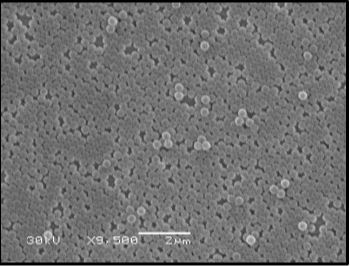
#> input picture 2.JPG, 350 x 266 px, found by its file name
$ python test_dot.py
#> lines starting #> are read from the running program, lines starting #| are printed output that depends on the picture
### finalCode/depthMapping/dot_detection_gauss.py
import numpy as np
import time
import matplotlib.pyplot as plt
from itertools import islice
import matplotlib.image as mpimg
from numpy import pi, exp, sqrt
from FT_functions import*

def gauss_2d( k ):
#> called with k = 3
    probs = []
    s = 1
    k = k // 2
    # (1/sqrt(2pi*s*s))*exp(-(z)^2/2s*s)  for u=0
    # z = -1 , 0 , 1 for k = 1
    for z in range(-k, k+1):
        probs.append(exp(-z*z/(2*s*s))/sqrt(2*pi*s*s))
    kernel = np.outer(probs, probs)

    return kernel


gaussian = gauss_2d(3)
img = read_image("2.JPG")
image_mean_1= img[:,:,0:3].mean(axis=2)
corr = crr_2d(gaussian, image_mean_1)
best = find_best_match( corr)
max = []
threshold = 0.001
dots = np.zeros( (corr.shape[0], corr.shape[1] ) )   # gives a matrix of n x m with all zeros in it
for i in range( corr.shape[0] ):
    for j in range(corr.shape[1]):
            if corr[i ,j] >= threshold:
                max.append((i,j))  # [(1,2), (1,3), (2,4)...]
                dots[i,j] = 1
                #dot = Circle((i, j), 10)
                #img.add_path(dot)

print(dots)
from matplotlib.patches import Circle #draw on image
plt.imshow(dots)
plt.show()
print(gaussian)
plt.imshow(gaussian)
plt.show()

### finalCode/exp1_imageMatching/FT_functions.py
import matplotlib.image as mpimg
import numpy as np
import time
import matplotlib.pyplot as plt

# [5 lines left out: function convert_gray, not called in this run]

def read_image(image_name):
    """
    Read image

    Inputs:
    ----------------
        image_name   Image path

    Output:
    ----------------
        img  Image as multi channel array
       """
#> called with image_name = '2.JPG'

    img = mpimg.imread(image_name)
#> img is the input picture: shape (266, 350, 3); min 0, max 255, mean 113
    #im_array = np.array(img)

    return img

def find_best_match(score):
    """
    Find max value in 2D array and its index

    Inputs:
    ----------------
        score   2D target array

    Output:
    ----------------
        index   Index of largest element

        max_element Max Element in the array

     """

    #try:
    max_element = np.amax(score)
    #except:
    #    print( "Line 45 Error", score )
    index = np.unravel_index(np.argmax( score, axis=None), score.shape)
    #index = np.argmax(score)

    return index, max_element # tuple = list, int

def matrix_fft(pattern):
    """
    FFT of the input array

    Inputs:
    ----------------
        pattern   2D array

    Output:
    ----------------
        fft2   FFT of array

     """

    #Take FFt along columns, then rows
    fft1 = np.fft.fft(pattern, axis = 0)
    fft2 = np.fft.fft(fft1, axis = 1)

    return fft2

# [19 lines left out: function matrix_ifft, not called in this run]

def matrix_complex_conj(pattern):
    """
    Complex of the input array

    Inputs:
    ----------------
        pattern   2D array

    Output:
    ----------------
        pattern_fft_conj   Complex conjugate of array

     """

    pattern_fft_conj = np.conj(pattern)

    return pattern_fft_conj

def zero_padding(input_array, x_pad, y_pad):
    """
    Zero pad 2D array by placing it in centre of zeroed matrix of padded size.

    Inputs:
    ----------------
        input_array   The array to pad

        x_pad    Padwidth of the rows. Floats will be rounded up.

        y_pad    Padwidth of the columns. Floats will be rounded up.

    Output:
    ----------------
        padded  Padded template array.
     """

    # [16 lines of commented-out code are left out]

    x_pad = int((x_pad))
    y_pad = int((y_pad))

    return np.pad(input_array, [(x_pad, ), (y_pad, )], mode='constant')

# [7 lines left out: function nextpow2, not called in this run]

def crr_2d( pattern, template):
    """
    Cross correlation of two 2D arrays using FFt to convolve spatial arrays

    Inputs:
    ----------------
        pattern   Pattern must be non empty

        template   Template, search space with similar dimensionality to pattern

    Output:
    ----------------
        real_corr  Cross correlation array
     """


    # move into zero padding function
    side_edge_pad = template.shape[0] - pattern.shape[0]
#> side_edge_pad = 263
    bottom_edge_pad = template.shape[1] - pattern.shape[1]
#> bottom_edge_pad = 347

    # pad pattern as centre of array with zeros
    pattern_padded = zero_padding( pattern, side_edge_pad / 2, bottom_edge_pad / 2)

    template_fft = matrix_fft(template) #(a)
    pattern_fft_conj = matrix_complex_conj( matrix_fft(pattern_padded) ) # (b)
#> in matrix_fft (call 2), `fft1 = np.fft.fft(pattern, axis = 0)`:
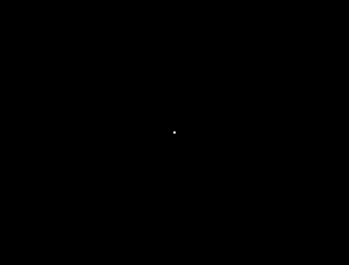
#> pattern: shape (265, 349) float64; min 0, max 0.159, mean 8.43e-06; drawn with min black and max white

    #a * b. Offset pattern due to padding
    width = pattern_fft_conj.shape[0]
#> width = 265
    height = pattern_fft_conj.shape[1]
#> height = 349
    product = pattern_fft_conj[0:width, 0:height] *  template[0:width, 0:height]

    # ccr = matrix_ifft(product)
    template_fft = np.fft.fft2( template )
    pattern_fft = np.fft.fft2( pattern )
    pattern_fft_conj = np.flip( pattern_fft )
    ccr = np.fft.ifft2(product)
    real_corr = np.real(ccr)


    plt.imshow(pattern_padded)
    plt.title("pattern_padded")
    plt.show()
    plt.imshow(template)
    plt.title("template")
    plt.show()
    plt.imshow( np.fft.fftshift( np.imag(template_fft ) ) )
    plt.title("template_fft")
    plt.show()
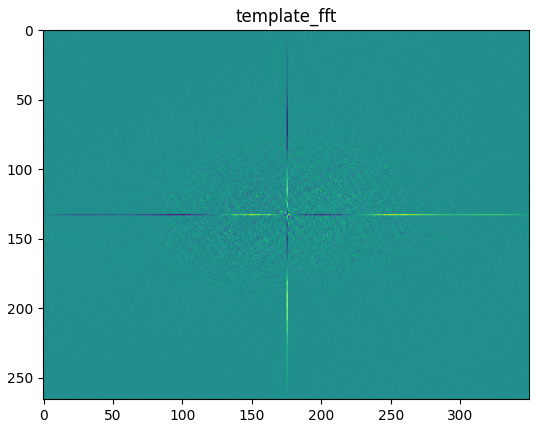
#> figure drawn by matplotlib, 1 panel
    plt.imshow( np.fft.fftshift( np.imag(pattern_fft_conj ) ) )
    plt.title("pattern_fft_conj")
    plt.show()
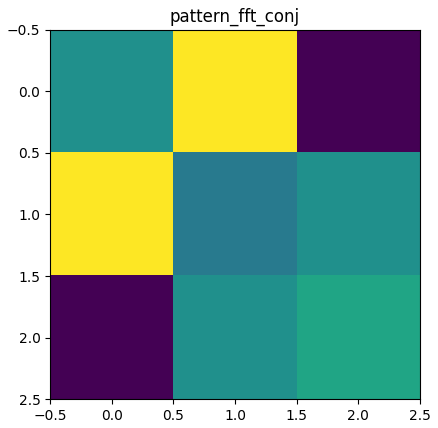
#> figure drawn by matplotlib, 1 panel
    plt.imshow( np.fft.fftshift( np.imag(ccr ) ) )
    plt.title("ccr")
    plt.show()
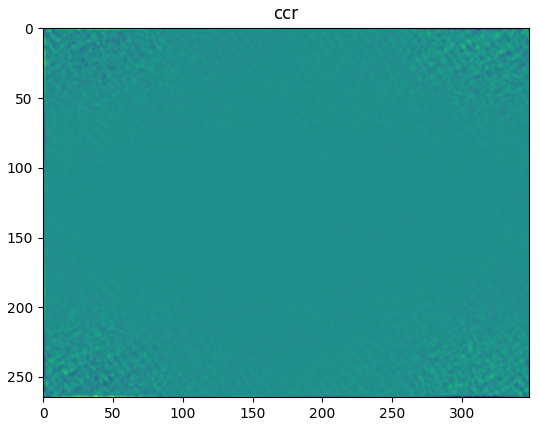
#> figure drawn by matplotlib, 1 panel
    plt.imshow(real_corr)
    plt.title("real_corr")
    plt.show()

    return real_corr

# [93 lines left out: functions resize_even, find_offset, visualize_results, not called in this run]

### testingRetiredCode/Part_2_test/test_dot.py
# importing necessary libraries
import cv2
import numpy as np
from matplotlib import pyplot as plt
import matplotlib as mpl
from scipy.spatial import distance
from sklearn.linear_model import LinearRegression
from sklearn.preprocessing import PolynomialFeatures
from scipy.spatial import distance
from dot_detection_gauss import *
#> in find_best_match, `max_element = np.amax(score)`: max_element = 17.1
#> in find_best_match, `index = np.unravel_index(np.argmax( score, axis=None), score.shape)`: index = (133, 175)
#> `best = find_best_match( corr)`: best = ((133, 175), 17.1)
#> after the loop `for i in range( corr.shape[0] ):`:
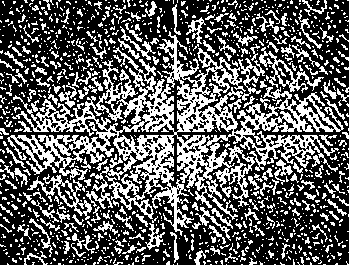
#> dots: shape (265, 349) float64; values 0 (black) and 1 (white), 36.5% white in thin lines or dots
#> (printed output is left out)
#> `plt.show()`:
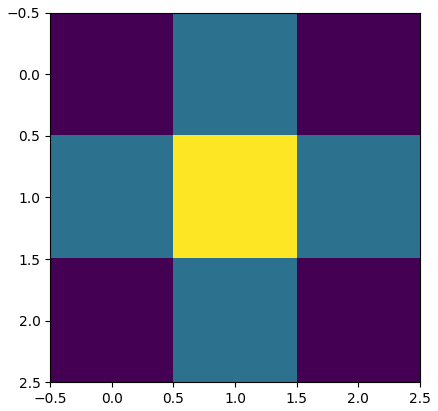
#> figure drawn by matplotlib, 1 panel


mpl.rcParams['figure.figsize'] = (12, 6)

def fun1(img_orig, img_template):
    img_bgr = img_orig
    img_rgb = cv2.cvtColor(img_bgr, cv2.COLOR_BGR2RGB)
    # Applies the bilateral filter to an image to reduce unwanted noise
    img_filter = cv2.bilateralFilter(img_rgb, d = 9, sigmaSpace = 75, sigmaColor =75)
    # To convert image to gray scale
    img_gray = cv2.cvtColor(img_rgb, cv2.COLOR_RGB2GRAY)
    # To convert image to gray scale after applying filter
    img_gray1 = cv2.cvtColor(img_filter, cv2.COLOR_RGB2GRAY)
    img_bgr_t = img_template
    img_rgb_t = cv2.cvtColor(img_bgr_t, cv2.COLOR_BGR2RGB)
    img_blur_t = cv2.bilateralFilter(img_rgb_t, d = 9, sigmaSpace = 75, sigmaColor =75)
    img_gray_t = cv2.cvtColor(img_rgb_t, cv2.COLOR_RGB2GRAY)
    img_gray_t1 = cv2.cvtColor(img_blur_t, cv2.COLOR_RGB2GRAY)

    gaussian = gauss_2d(3)
    corr = crr_2d(gaussian, img_gray1)
    best = find_best_match( corr)
    max = []
    threshold = 0.001
    dots = np.zeros( (corr.shape[0], corr.shape[1] ) )   # gives a matrix of n x m with all zeros in it
    for i in range( corr.shape[0] ):
        for j in range(corr.shape[1]):
                if corr[i ,j] >= threshold:
                    max.append((i,j))  # [(1,2), (1,3), (2,4)...]
                    dots[i,j] = 1

    print(dots)
    from matplotlib.patches import Circle #draw on image
    plt.imshow(dots)
    plt.show()
    print(gaussian)
    plt.imshow(gaussian)
    plt.show()

    c2 = dots
    c21 = c2[np.argsort(c2[:, 0])]
    c22 = np.zeros(np.shape(c21))
    print(len(c2))
    print(c22)
    for i1 in range(21):  # 21 for no of dot in one row and 17 for no of dot in one column
        C_l0 = c21[i1*17:i1*17+17,:]
        c22[i1*17:i1*17+17,:] = C_l0[np.argsort(C_l0[:, 1])]

    d = distance.euclidean(c22[0,:], c22[len(c22)-1,:])

    img_rgb1 = np.copy(img_rgb)
    # To print and display detected circles
    w, h = gaussian.shape[::-1]
    for l in range(len(c2)):
        cv2.circle(img_rgb1, (int(round(c22[l,0] + w/2)), int(round(c22[l,1] + h/2))), 1, (0,255,255), 50)

    # l = 22
    # cv2.circle(img_rgb1, (int(round(c22[l,0] + w/2)), int(round(c22[l,1] + h/2))), 1, (0,255,255), 50)
    #print("Circle count by CCORR_NORMED method : ",len(c22))
    plt.figure()
    plt.subplot(121),plt.imshow(img_orig)
    plt.title('Original Image'), plt.xticks([]), plt.yticks([])
    plt.subplot(122),plt.imshow(img_rgb1)
    plt.title('Output Image by CCORR_NORMED'), plt.xticks([]), plt.yticks([])
    plt.show()
    return c22, d

def reverse(C_r):
    C_r2 = np.copy(C_r)
    j = 0
    k = 20
    for i in range(357):
        if i%21==0:
            j = 0
            k = 20
        C_r2[i-j+k,:] = C_r[i,:]
        j = j + 1
        k = k - 1
    return C_r2


def fun_predict(C_l,C_r,op,z_factor):
    C = np.zeros((len(C_l),4))
    d = 0.5*(distance.euclidean(C_l[0,:], C_l[len(C_l)-1,:])+(distance.euclidean(C_r[0,:], C_r[len(C_r)-1,:])))
    C[:,0:2]= C_l
    C[:,2:4]= C_r
    ip = PolynomialFeatures(degree=2, include_bias=True).fit_transform(C)
    model_x = LinearRegression(fit_intercept=False).fit(ip, op[:,0])
    model_y = LinearRegression(fit_intercept=False).fit(ip, op[:,1])
    r_sq = model_x.score(ip, op[:,0])
    print('coefficient sequence \n A1, A2, A3, A4, A5, A12, A6, A7, A8, A13, A9, A10, A14, A11, A15')
    intercept, coefficients_x = model_x.intercept_, model_x.coef_
    print('coefficient of determination for x:', r_sq)
    print('coefficients for x:', coefficients_x, sep='\n')
    r_sq = model_y.score(ip, op[:,1])
    intercept, coefficients_y = model_y.intercept_, model_y.coef_
    print('coefficient of determination for y', r_sq)
    print('coefficients for y:', coefficients_y, sep='\n')
    pred = np.zeros((len(C_l),3))
    coefficients = np.stack((coefficients_x, coefficients_y), axis=1)
    print('depth:', d/z_factor, sep='\n')

    pred[:,0] = np.round(model_x.predict(ip))
    pred[:,1] = np.round(model_y.predict(ip))
    pred[:,2] = np.round(d/z_factor)
    return coefficients, pred

def main():
    img_orig_l_2000 = cv2.imread('cal_images\\cal_image_left_2000.tiff')
    img_orig_r_2000 = cv2.imread('cal_images\\cal_image_right_2000.tiff')
    img_orig_l_1980 = cv2.imread('cal_images\\cal_image_left_1980.tiff')
    img_orig_r_1980 = cv2.imread('cal_images\\cal_image_right_1980.tiff')
    img_orig_l_1960 = cv2.imread('cal_images\\cal_image_left_1960.tiff')
    img_orig_r_1960 = cv2.imread('cal_images\\cal_image_right_1960.tiff')
    img_orig_l_1940 = cv2.imread('cal_images\\cal_image_left_1940.tiff')
    img_orig_r_1940 = cv2.imread('cal_images\\cal_image_right_1940.tiff')
    img_orig_l_1920 = cv2.imread('cal_images\\cal_image_left_1920.tiff')
    img_orig_r_1920 = cv2.imread('cal_images\\cal_image_right_1920.tiff')
    img_orig_l_1900 = cv2.imread('cal_images\\cal_image_left_1900.tiff')
    img_orig_r_1900 = cv2.imread('cal_images\\cal_image_right_1900.tiff')

    img_template = cv2.imread('T4.tiff')
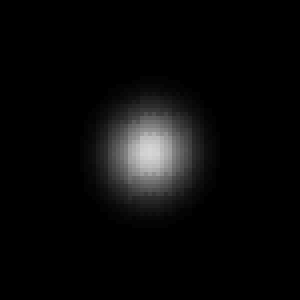
#> input picture testingRetiredCode/finalCodeBeforeCleaning/depthMapping/T4.tiff, 75 x 75 px, found by its file name (shown 4 times larger)
#> img_template is the input picture: shape (75, 75, 3); min 0, max 214, mean 9.7


    C_l_2000, d_l2000 = fun1(img_orig_l_2000, img_template)
    C_r_2000, d_r2000 = fun1(img_orig_r_2000, img_template)
    z_factor_2000 = 0.5*(d_l2000+d_r2000)/2000
    C_l_1980, d_l1980 = fun1(img_orig_l_1980, img_template)
    C_r_1980, d_r1980 = fun1(img_orig_r_1980, img_template)
    z_factor_1980 = 0.5*(d_l1980+d_r1980)/1980
    C_l_1960, d_l1960 = fun1(img_orig_l_1960, img_template)
    C_r_1960, d_r1960 = fun1(img_orig_r_1960, img_template)
    z_factor_1960 = 0.5*(d_l1960+d_r1960)/1960
    C_l_1940, d_l1940 = fun1(img_orig_l_1940, img_template)
    C_r_1940, d_r1940 = fun1(img_orig_r_1940, img_template)
    z_factor_1940 = 0.5*(d_l1940+d_r1940)/1940
    C_l_1920, d_l1920 = fun1(img_orig_l_1920, img_template)
    C_r_1920, d_r1920 = fun1(img_orig_r_1920, img_template)
    z_factor_1920 = 0.5*(d_l1920+d_r1920)/1920
    C_l_1900, d_l1900 = fun1(img_orig_l_1900, img_template)
    C_r_1900, d_r1900 = fun1(img_orig_r_1900, img_template)
    z_factor_1900 = 0.5*(d_l1900+d_r1900)/1900

    op = np.zeros((len(C_l_2000),2))

    for i in range(21):
        op[i*17:i*17+17,0] = -500+i*50
        op[i*17:i*17+17,1] = np.linspace(800,0,17)

    print('\n\nfor image_2000')
    coefficients_2000, Prediction_2000 = fun_predict(C_l_2000,C_r_2000,op,z_factor_2000)

    print('\n\nfor image_1980')
    coefficients_1980, Prediction_1980 = fun_predict(C_l_1980,C_r_1980,op,z_factor_1980)

    print('\n\nfor image_1960')
    coefficients_1960, Prediction_1960 = fun_predict(C_l_1960,C_r_1960,op,z_factor_1960)

    print('\n\nfor image_1940')
    coefficients_1940, Prediction_1940 = fun_predict(C_l_1940,C_r_1940,op,z_factor_1940)

    print('\n\nfor image_1920')
    coefficients_1920, Prediction_1920 = fun_predict(C_l_1920,C_r_1920,op,z_factor_1920)

    print('\n\nfor image_1900')
    coefficients_1900, Prediction_1900 = fun_predict(C_l_1900,C_r_1900,op,z_factor_1900)


if __name__ == '__main__':
#> (the run stopped early here; a loop or call above may not have finished)
